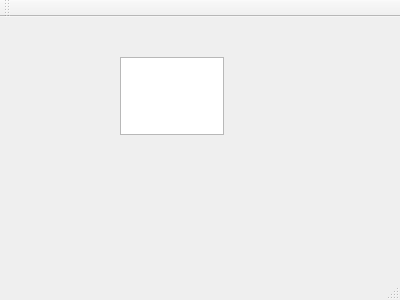
<?xml version="1.0" encoding="UTF-8"?>
<ui version="4.0">
 <class>notepadDemo</class>
 <widget class="QMainWindow" name="notepadDemo">
  <property name="geometry">
   <rect>
    <x>0</x>
    <y>0</y>
    <width>400</width>
    <height>300</height>
   </rect>
  </property>
  <property name="windowTitle">
   <string>notepadDemo</string>
  </property>
  <widget class="QWidget" name="centralWidget">
   <widget class="QTextEdit" name="textEdit">
    <property name="geometry">
     <rect>
      <x>120</x>
      <y>40</y>
      <width>104</width>
      <height>78</height>
     </rect>
    </property>
   </widget>
  </widget>
  <widget class="QMenuBar" name="menuBar">
   <property name="geometry">
    <rect>
     <x>0</x>
     <y>0</y>
     <width>400</width>
     <height>20</height>
    </rect>
   </property>
  </widget>
  <widget class="QToolBar" name="mainToolBar">
   <attribute name="toolBarArea">
    <enum>TopToolBarArea</enum>
   </attribute>
   <attribute name="toolBarBreak">
    <bool>false</bool>
   </attribute>
  </widget>
  <widget class="QStatusBar" name="statusBar"/>
 </widget>
 <layoutdefault spacing="6" margin="11"/>
 <resources/>
 <connections/>
</ui>
